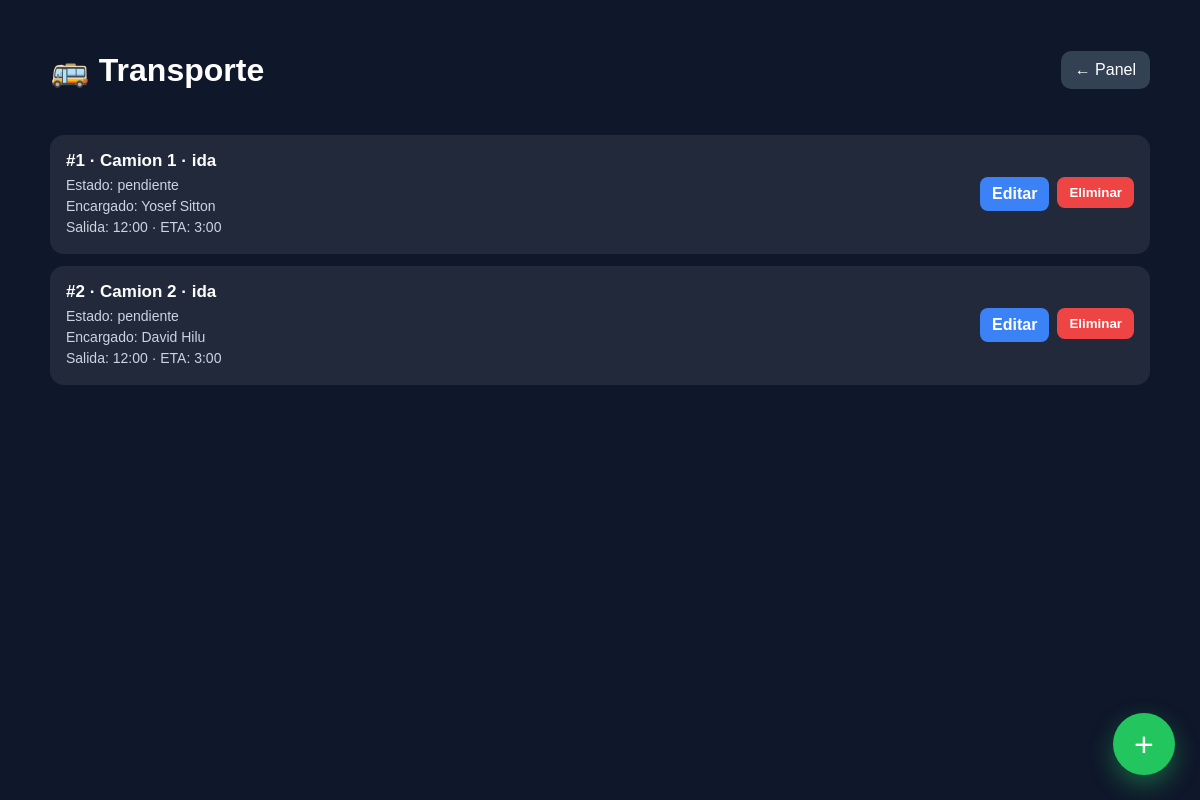
Page /panel-admin/transporte/ on the committed database.
### transporte/models.py (models this page shows, shortened)
class Camion(models.Model):
    TIPOS = [
        ('ida', 'Ida'),
        ('regreso', 'Regreso'),
    ]
    ESTADOS = [
        ('pendiente', 'Pendiente'),
        ('saliendo', 'Saliendo'),
        ('en_camino', 'En camino'),
        ('llegando', 'Llegando'),
        ('llego', 'Llegó'),
    ]
    nombre = models.CharField(max_length=100)
    tipo = models.CharField(max_length=20, choices=TIPOS)
    estado = models.CharField(max_length=20, choices=ESTADOS, default='pendiente')
    encargado = models.ForeignKey(
        UsuarioCamp,
        on_delete=models.SET_NULL,
        null=True,
        blank=True,
        limit_choices_to={'tipo': 'madrij'},
        related_name='camiones_encargado'
    )
    hora_salida = models.CharField(max_length=20, blank=True, null=True)
    hora_estimada = models.CharField(max_length=20, blank=True, null=True)
    link_ruta = models.TextField(blank=True, null=True)

### usuarios/models.py (models this page shows, shortened)
class UsuarioCamp(models.Model):
    TIPOS = [
        ('admin', 'Admin'),
        ('madrij', 'Madrij'),
        ('arbitro', 'Arbitro'),
        ('consulta', 'Consulta'),
    ]
    nombre = models.CharField(max_length=100)
    username = models.CharField(max_length=100, unique=True)
    password = models.CharField(max_length=100)
    tipo = models.CharField(max_length=20, choices=TIPOS)

### torneo/views.py (the view, shortened to what this page needs)
# urls.py: path('panel-admin/transporte/', transporte_admin, name='transporte_admin'),
def transporte_admin(request):
    madrijim = UsuarioCamp.objects.filter(tipo='madrij')
    camiones = Camion.objects.all().order_by('tipo', 'nombre')
    return render(request, 'transporte_admin.html', {
        'camiones': camiones,
        'madrijim': madrijim
    })

### templates/transporte_admin.html (shortened to what this page needs)
<!DOCTYPE html>
<html lang="es">
<head>
</head>
<body>
<div class="container">
    <div class="topbar">
        <h1>🚌 Transporte</h1>
        <a class="back" href="/panel-admin/">← Panel</a>
    </div>
    <div class="list">
        {% for c in camiones %}
            <div class="item">
                <div>
                    <a class="camion-link" href="/panel-admin/transporte/{{ c.id }}/">
                        <strong>#{{ c.id }} · {{ c.nombre }} · {{ c.tipo }}</strong>
                        <div class="info">
                            Estado: {{ c.estado }}<br>
                            Encargado: {% if c.encargado %}{{ c.encargado.nombre }}{% else %}Sin asignar{% endif %}<br>
                            Salida: {{ c.hora_salida|default:"-" }} · ETA: {{ c.hora_estimada|default:"-" }}
                        </div>
                    </a>
                </div>
                <div class="buttons">
                    <a class="btn-small btn-edit" href="/panel-admin/transporte/{{ c.id }}/editar/">Editar</a>
                    <form method="POST" action="/panel-admin/transporte/{{ c.id }}/eliminar/" style="display:inline;">
                        <button class="btn-small btn-delete" type="submit">Eliminar</button>
                    </form>
                </div>
            </div>
        {% empty %}
            <p>No hay camiones todavía.</p>
        {% endfor %}
    </div>
</div>
<div class="add-btn" onclick="abrirModal()">+</div>
</body>
</html>

### templates/transporte_admin.html (style rules this page uses)
body { margin: 0; font-family: Arial, sans-serif; background: #0f172a; color: white; }
.container { max-width: 1100px; margin: auto; padding: 30px 20px 80px; }
.topbar { display: flex; justify-content: space-between; align-items: center; margin-bottom: 24px; gap: 12px; flex-wrap: wrap; }
.back { text-decoration: none; color: white; background: #334155; padding: 10px 14px; border-radius: 10px; }
.list { display: grid; gap: 12px; }
.item { background: rgba(255,255,255,0.08); padding: 16px; border-radius: 14px; display: flex; justify-content: space-between; align-items: center; gap: 12px; flex-wrap: wrap; }
.camion-link { text-decoration: none; color: white; display: block; }
.camion-link strong { display: block; font-size: 17px; margin-bottom: 4px; }
.info { color: #cbd5e1; font-size: 14px; line-height: 1.5; }
.buttons { display: flex; gap: 8px; flex-wrap: wrap; }
.btn-small { text-decoration: none; border: none; padding: 8px 12px; border-radius: 8px; color: white; cursor: pointer; font-weight: bold; }
.btn-edit { background: #3b82f6; }
.btn-delete { background: #ef4444; }
.add-btn { position: fixed; bottom: 25px; right: 25px; width: 62px; height: 62px; background: #22c55e; border-radius: 50%; font-size: 34px; display: flex; align-items: center; justify-content: center; cursor: pointer; box-shadow: 0 10px 25px rgba(34,197,94,0.4); }

### rows in the picture
Camion: id "1", nombre "Camion 1", tipo "ida", estado "pendiente", encargado.nombre "Yosef Sitton", hora_salida "12:00", hora_estimada "3:00"
Camion: id "2", nombre "Camion 2", tipo "ida", estado "pendiente", encargado.nombre "David Hilu", hora_salida "12:00", hora_estimada "3:00"
